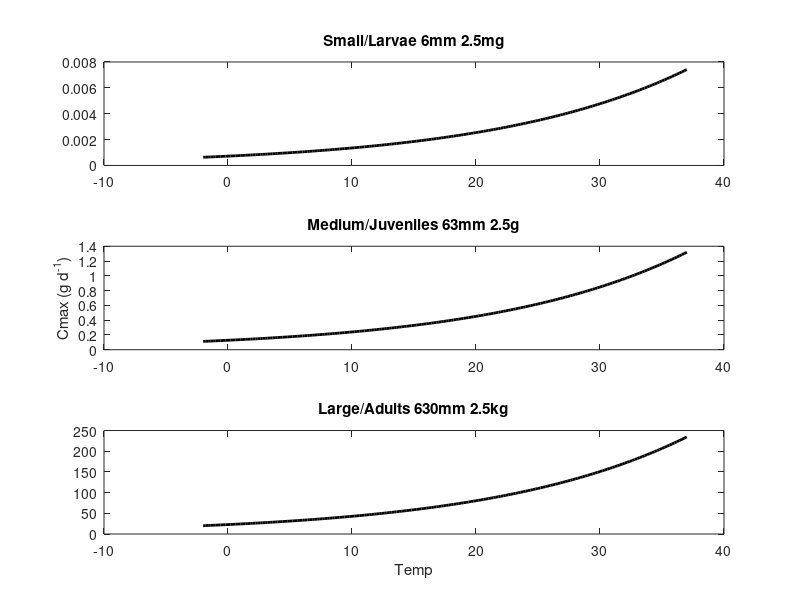
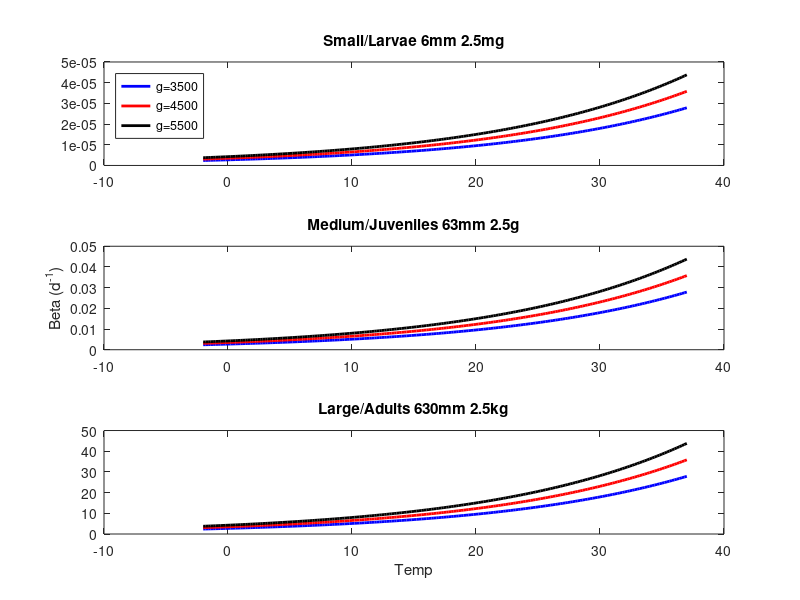
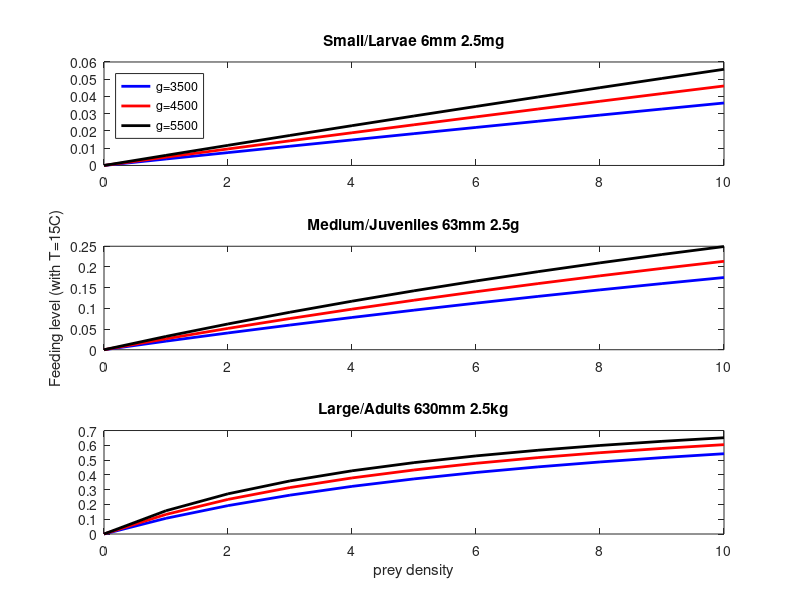
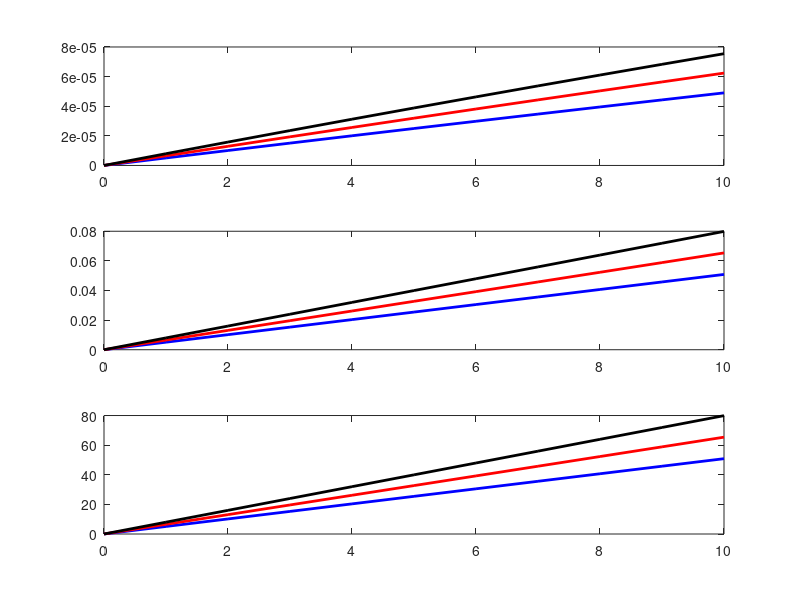

Write the MATLAB code that produced these figures, in order.
% Ken Andersen consumption 

h=60.0 / 365.0;
flev1=3500;
flev2=4500;
flev3=5500;
q=1;

L_s = 10^((log10(2)+log10(20))/2); 
L_m = 10^((log10(20)+log10(200))/2); 
L_l = 10^((log10(200)+log10(2000))/2); 

M_s = 0.01 * (0.1*L_s)^3;
M_m = 0.01 * (0.1*L_m)^3;
M_l = 0.01 * (0.1*L_l)^3;

T = -2:0.2:37;

R=0:10;

%Andersen
Acmax_s = exp(0.063*(T-15.0)) * h * M_s^(3/4);
Acmax_m = exp(0.063*(T-15.0)) * h * M_m^(3/4);
Acmax_l = exp(0.063*(T-15.0)) * h * M_l^(3/4);

beta_s1 = exp(0.063*T-15.0) * flev1 * M_s^(q);
beta_m1 = exp(0.063*T-15.0) * flev1 * M_m^(q);
beta_l1 = exp(0.063*T-15.0) * flev1 * M_l^(q);
beta_s2 = exp(0.063*T-15.0) * flev2 * M_s^(q);
beta_m2 = exp(0.063*T-15.0) * flev2 * M_m^(q);
beta_l2 = exp(0.063*T-15.0) * flev2 * M_l^(q);
beta_s3 = exp(0.063*T-15.0) * flev3 * M_s^(q);
beta_m3 = exp(0.063*T-15.0) * flev3 * M_m^(q);
beta_l3 = exp(0.063*T-15.0) * flev3 * M_l^(q);

%%
figure(1)
subplot(3,1,1)
plot(T,Acmax_s,'k','LineWidth',2); hold on;
title('Small/Larvae 6mm 2.5mg')
subplot(3,1,2)
plot(T,Acmax_m,'k','LineWidth',2); hold on;
ylabel('Cmax (g d^-^1)')
title('Medium/Juveniles 63mm 2.5g')
subplot(3,1,3)
plot(T,Acmax_l,'k','LineWidth',2); hold on;
title('Large/Adults 630mm 2.5kg')
xlabel('Temp')
print('-dpng','Cmax_vs_temp.png')

figure(2)
subplot(3,1,1)
plot(T,beta_s1,'b','LineWidth',2); hold on;
plot(T,beta_s2,'r','LineWidth',2); hold on;
plot(T,beta_s3,'k','LineWidth',2); hold on;
title('Small/Larvae 6mm 2.5mg')
legend('g=3500','g=4500','g=5500')
legend('location','northwest')
subplot(3,1,2)
plot(T,beta_m1,'b','LineWidth',2); hold on;
plot(T,beta_m2,'r','LineWidth',2); hold on;
plot(T,beta_m3,'k','LineWidth',2); hold on;
title('Medium/Juveniles 63mm 2.5g')
ylabel('Beta (d^-^1)')
subplot(3,1,3)
plot(T,beta_l1,'b','LineWidth',2); hold on;
plot(T,beta_l2,'r','LineWidth',2); hold on;
plot(T,beta_l3,'k','LineWidth',2); hold on;
title('Large/Adults 630mm 2.5kg')
xlabel('Temp')
print('-dpng','Beta_vs_temp.png')

%%
%at T-10C
Acon_s1 = Acmax_s(61) .* (beta_s1(61) .* R) ./ (Acmax_s(61) + beta_s1(61).*R);
Acon_m1 = Acmax_m(61) .* (beta_m1(61) .* R) ./ (Acmax_m(61) + beta_s1(61).*R);
Acon_l1 = Acmax_l(61) .* (beta_l1(61) .* R) ./ (Acmax_l(61) + beta_s1(61).*R);
Acon_s2 = Acmax_s(61) .* (beta_s2(61) .* R) ./ (Acmax_s(61) + beta_s2(61).*R);
Acon_m2 = Acmax_m(61) .* (beta_m2(61) .* R) ./ (Acmax_m(61) + beta_s2(61).*R);
Acon_l2 = Acmax_l(61) .* (beta_l2(61) .* R) ./ (Acmax_l(61) + beta_s2(61).*R);
Acon_s3 = Acmax_s(61) .* (beta_s3(61) .* R) ./ (Acmax_s(61) + beta_s3(61).*R);
Acon_m3 = Acmax_m(61) .* (beta_m3(61) .* R) ./ (Acmax_m(61) + beta_s3(61).*R);
Acon_l3 = Acmax_l(61) .* (beta_l3(61) .* R) ./ (Acmax_l(61) + beta_s3(61).*R);


Acon_s4 = Acmax_s(61) .* (1 .* R) ./ (Acmax_s(61) + 1.*R);
Acon_m4 = Acmax_m(61) .* (1 .* R) ./ (Acmax_m(61) + 1.*R);
Acon_l4 = Acmax_l(61) .* (1 .* R) ./ (Acmax_l(61) + 1.*R);

%%
figure(3)
subplot(3,1,1)
plot(R,Acon_s1,'b','LineWidth',2); hold on;
plot(R,Acon_s2,'r','LineWidth',2); hold on;
plot(R,Acon_s3,'k','LineWidth',2); hold on;
%plot(R,Acon_s4,'m','LineWidth',2); hold on;
subplot(3,1,2)
plot(R,Acon_m1,'b','LineWidth',2); hold on;
plot(R,Acon_m2,'r','LineWidth',2); hold on;
plot(R,Acon_m3,'k','LineWidth',2); hold on;
%plot(R,Acon_m4,'m','LineWidth',2); hold on;
subplot(3,1,3)
plot(R,Acon_l1,'b','LineWidth',2); hold on;
plot(R,Acon_l2,'r','LineWidth',2); hold on;
plot(R,Acon_l3,'k','LineWidth',2); hold on;
%plot(R,Acon_l4,'m','LineWidth',2); hold on;

%% Feeding level
flev1=3500;
flev2=4500;
flev3=5500;

T=5;
Acmax_s = exp(0.063*(T-15.0)) * h * M_s^(3/4);
Acmax_m = exp(0.063*(T-15.0)) * h * M_m^(3/4);
Acmax_l = exp(0.063*(T-15.0)) * h * M_l^(3/4);
beta_s1 = exp(0.063*T-15.0) * flev1 * M_s^(q);
beta_m1 = exp(0.063*T-15.0) * flev1 * M_m^(q);
beta_l1 = exp(0.063*T-15.0) * flev1 * M_l^(q);
beta_s2 = exp(0.063*T-15.0) * flev2 * M_s^(q);
beta_m2 = exp(0.063*T-15.0) * flev2 * M_m^(q);
beta_l2 = exp(0.063*T-15.0) * flev2 * M_l^(q);
beta_s3 = exp(0.063*T-15.0) * flev3 * M_s^(q);
beta_m3 = exp(0.063*T-15.0) * flev3 * M_m^(q);
beta_l3 = exp(0.063*T-15.0) * flev3 * M_l^(q);

f_s1 = beta_s1.*R ./ (Acmax_s + beta_s1.*R);
f_s2 = beta_s2.*R ./ (Acmax_s + beta_s2.*R);
f_s3 = beta_s3.*R ./ (Acmax_s + beta_s3.*R);
f_m1 = beta_m1.*R ./ (Acmax_m + beta_m1.*R);
f_m2 = beta_m2.*R ./ (Acmax_m + beta_m2.*R);
f_m3 = beta_m3.*R ./ (Acmax_m + beta_m3.*R);
f_l1 = beta_l1.*R ./ (Acmax_l + beta_l1.*R);
f_l2 = beta_l2.*R ./ (Acmax_l + beta_l2.*R);
f_l3 = beta_l3.*R ./ (Acmax_l + beta_l3.*R);

figure(4)
subplot(3,1,1)
plot(R,f_s1,'b','LineWidth',2); hold on;
plot(R,f_s2,'r','LineWidth',2); hold on;
plot(R,f_s3,'k','LineWidth',2); hold on;
title('T=5C')
legend('g=3500','g=4500','g=5500')
subplot(3,1,2)
plot(R,f_m1,'b','LineWidth',2); hold on;
plot(R,f_m2,'r','LineWidth',2); hold on;
plot(R,f_m3,'k','LineWidth',2); hold on;
ylabel('Feeding level')
subplot(3,1,3)
plot(R,f_l1,'b','LineWidth',2); hold on;
plot(R,f_l2,'r','LineWidth',2); hold on;
plot(R,f_l3,'k','LineWidth',2); hold on;
xlabel('prey density')


T=15;
Acmax_s = exp(0.063*(T-15.0)) * h * M_s^(3/4);
Acmax_m = exp(0.063*(T-15.0)) * h * M_m^(3/4);
Acmax_l = exp(0.063*(T-15.0)) * h * M_l^(3/4);
beta_s1 = exp(0.063*T-15.0) * flev1 * M_s^(q);
beta_m1 = exp(0.063*T-15.0) * flev1 * M_m^(q);
beta_l1 = exp(0.063*T-15.0) * flev1 * M_l^(q);
beta_s2 = exp(0.063*T-15.0) * flev2 * M_s^(q);
beta_m2 = exp(0.063*T-15.0) * flev2 * M_m^(q);
beta_l2 = exp(0.063*T-15.0) * flev2 * M_l^(q);
beta_s3 = exp(0.063*T-15.0) * flev3 * M_s^(q);
beta_m3 = exp(0.063*T-15.0) * flev3 * M_m^(q);
beta_l3 = exp(0.063*T-15.0) * flev3 * M_l^(q);

f_s1 = beta_s1.*R ./ (Acmax_s + beta_s1.*R);
f_s2 = beta_s2.*R ./ (Acmax_s + beta_s2.*R);
f_s3 = beta_s3.*R ./ (Acmax_s + beta_s3.*R);
f_m1 = beta_m1.*R ./ (Acmax_m + beta_m1.*R);
f_m2 = beta_m2.*R ./ (Acmax_m + beta_m2.*R);
f_m3 = beta_m3.*R ./ (Acmax_m + beta_m3.*R);
f_l1 = beta_l1.*R ./ (Acmax_l + beta_l1.*R);
f_l2 = beta_l2.*R ./ (Acmax_l + beta_l2.*R);
f_l3 = beta_l3.*R ./ (Acmax_l + beta_l3.*R);

figure(5)
subplot(3,1,1)
plot(R,f_s1,'b','LineWidth',2); hold on;
plot(R,f_s2,'r','LineWidth',2); hold on;
plot(R,f_s3,'k','LineWidth',2); hold on;
title('Small/Larvae 6mm 2.5mg')
legend('g=3500','g=4500','g=5500')
legend('location','northwest')
subplot(3,1,2)
plot(R,f_m1,'b','LineWidth',2); hold on;
plot(R,f_m2,'r','LineWidth',2); hold on;
plot(R,f_m3,'k','LineWidth',2); hold on;
title('Medium/Juveniles 63mm 2.5g')
ylabel('Feeding level (with T=15C)')
subplot(3,1,3)
plot(R,f_l1,'b','LineWidth',2); hold on;
plot(R,f_l2,'r','LineWidth',2); hold on;
plot(R,f_l3,'k','LineWidth',2); hold on;
title('Large/Adults 630mm 2.5kg')
xlabel('prey density')
print('-dpng','feeding_level_T15.png')

%
T=25;
Acmax_s = exp(0.063*(T-15.0)) * h * M_s^(3/4);
Acmax_m = exp(0.063*(T-15.0)) * h * M_m^(3/4);
Acmax_l = exp(0.063*(T-15.0)) * h * M_l^(3/4);
beta_s1 = exp(0.063*T-15.0) * flev1 * M_s^(q);
beta_m1 = exp(0.063*T-15.0) * flev1 * M_m^(q);
beta_l1 = exp(0.063*T-15.0) * flev1 * M_l^(q);
beta_s2 = exp(0.063*T-15.0) * flev2 * M_s^(q);
beta_m2 = exp(0.063*T-15.0) * flev2 * M_m^(q);
beta_l2 = exp(0.063*T-15.0) * flev2 * M_l^(q);
beta_s3 = exp(0.063*T-15.0) * flev3 * M_s^(q);
beta_m3 = exp(0.063*T-15.0) * flev3 * M_m^(q);
beta_l3 = exp(0.063*T-15.0) * flev3 * M_l^(q);

f_s1 = beta_s1.*R ./ (Acmax_s + beta_s1.*R);
f_s2 = beta_s2.*R ./ (Acmax_s + beta_s2.*R);
f_s3 = beta_s3.*R ./ (Acmax_s + beta_s3.*R);
f_m1 = beta_m1.*R ./ (Acmax_m + beta_m1.*R);
f_m2 = beta_m2.*R ./ (Acmax_m + beta_m2.*R);
f_m3 = beta_m3.*R ./ (Acmax_m + beta_m3.*R);
f_l1 = beta_l1.*R ./ (Acmax_l + beta_l1.*R);
f_l2 = beta_l2.*R ./ (Acmax_l + beta_l2.*R);
f_l3 = beta_l3.*R ./ (Acmax_l + beta_l3.*R);

figure(6)
subplot(3,1,1)
plot(R,f_s1,'b','LineWidth',2); hold on;
plot(R,f_s2,'r','LineWidth',2); hold on;
plot(R,f_s3,'k','LineWidth',2); hold on;
title('T=25C')
legend('g=3500','g=4500','g=5500')
subplot(3,1,2)
plot(R,f_m1,'b','LineWidth',2); hold on;
plot(R,f_m2,'r','LineWidth',2); hold on;
plot(R,f_m3,'k','LineWidth',2); hold on;
ylabel('Feeding level')
subplot(3,1,3)
plot(R,f_l1,'b','LineWidth',2); hold on;
plot(R,f_l2,'r','LineWidth',2); hold on;
plot(R,f_l3,'k','LineWidth',2); hold on;
xlabel('prey density')
